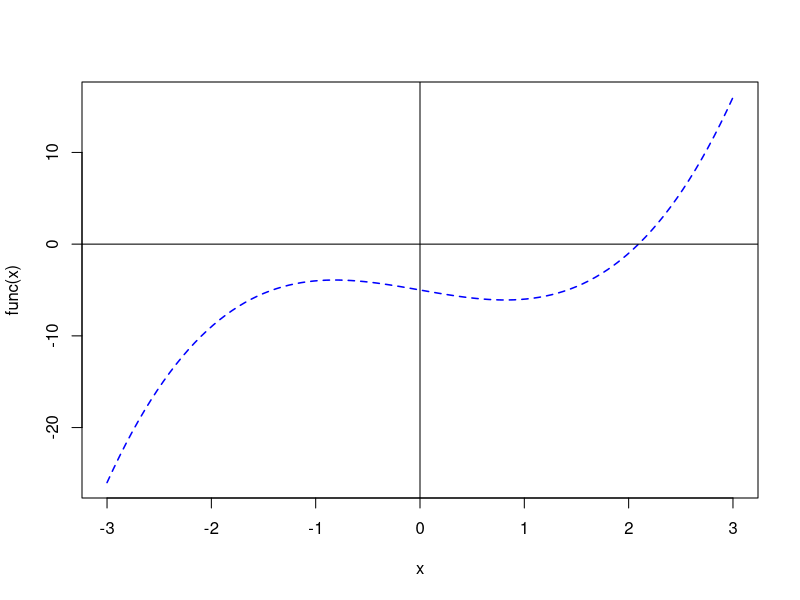

R code for this plot:
## ---- chunk 1
knitr::opts_chunk$set(echo = TRUE)
## ---- chunk 2
bisection1 <- function(f, a, b, n = 1000, tol = 1e-7) {
  # If the signs of the function at the evaluated points, a and b, stop the function and return message.
  if (!(f(a) < 0) && (f(b) > 0)) {
    stop('signs of f(a) and f(b) differ')
  } else if ((f(a) > 0) && (f(b) < 0)) {
    stop('signs of f(a) and f(b) differ')
  }
  
  for (i in 1:n) {
    c <- (a + b) / 2 # Calculate midpoint
    
    # If the function equals 0 at the midpoint or the midpoint is below the desired tolerance, stop the 
    # function and return the root.
    if ((f(c) == 0) || ((b - a) / 2) < tol) {
      return(c)
    }
    
    # If another iteration is required, 
    # check the signs of the function at the points c and a and reassign
    # a or b accordingly as the midpoint to be used in the next iteration.
    ifelse(sign(f(c)) == sign(f(a)), 
           a <- c,
           b <- c)
  }
  # If the max number of iterations is reached and no root has been found, 
  # return message and end function.
  print('Too many iterations')
}
## ---- chunk 3
bisection2 <- function(f, a, b, tol=1e-7, maxiter=1000) {
  # Input:
  #   f: the function to find roots of
  #   a, b: the interval [a,b] to search for roots
  #   tol: the tolerance for the root
  #   maxiter: the maximum number of iterations
  # Output:
  #   p: the root of the function
  
  # Initialize variables
  fa <- f(a)
  fb <- f(b)
  iter <- 0
  
  # Check if endpoints of interval have opposite signs
  if (fa * fb > 0) {
    stop("Endpoints of interval do not have opposite signs")
  }
  
  # Loop until convergence or maximum number of iterations reached
  while (iter < maxiter) {
    iter <- iter + 1
    
    # Compute midpoint
    p <- (a + b) / 2
    
    # Evaluate function at midpoint
    fp <- f(p)
    
    # Check if tolerance is met
    if (abs(fp) < tol) {
      return(p)
    }
    
    # Update interval
    if (fa * fp < 0) {
      b <- p
      fb <- fp
    } else {
      a <- p
      fa <- fp
    }
  }
  
  # Maximum number of iterations reached without convergence
  warning("Maximum number of iterations reached without convergence")
  return(p)
}

## ---- chunk 4
bisection3 <- function(f, a, b, tol = 1e-7, m = 100) {
    iter <- 0
    f.a <- f(a)
    f.b <- f(b)

    while (abs(b - a) > tol) {
        iter <- iter + 1
        if (iter > m) {
            warning("iterations maximum exceeded")
            break
        }
        xmid <- (a + b) / 2
        ymid <-  f(xmid)
        if (f.a * ymid > 0) {
            a <- xmid
            f.a <- ymid
        } else {
            b <- xmid
            f.b <- ymid
        }
    }

    ## Interpolate a midpoint for return value
    root <- (a + b) / 2
    return(root)
}
## ---- chunk 5
func <- function(x) {
  x^3 - 2 * x - 5
}

curve(func, xlim=c(-3,3), col='blue', lwd=1.5, lty=2)
abline(h=0)
abline(v=0)
## ---- chunk 6
root1 <- bisection1(func, 2, 3)
print(paste0("The root is approximately ", root1))
## ---- chunk 7
root2 <- bisection2(func,2,3)
print(paste0("The root is approximately ", root2))
## ---- chunk 8
root3 <-bisection3(func, 2, 3)
print(paste0("The root is approximately ", root3))
